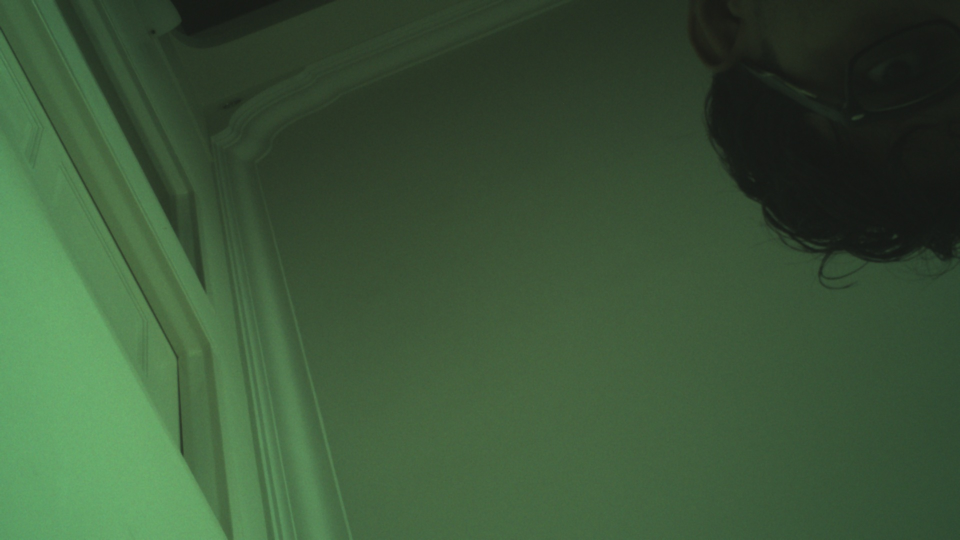
#> input picture capture3/mycam.jpg, 1920 x 1080 px, given in place of pi_2.avi, which was not available (shown at 1/2 size)
$ python image_processor.py
#> lines starting #> are read from the running program, lines starting #| are printed output that depends on the picture; pictures that were not available may be replaced by others from this repository, and a replacement may not be noted
"""
module to process raw images
"""
import numpy as np
import cv2
import sys
import matplotlib.pyplot as plt
# import rawpy
import imageio


def remap(v, min, max):
    return (v - min) * 255.0 / (max - min)


def cs_get_rgb(r, g, b, min, max):
    r = remap(r, min, max)
    g = remap(g, min, max)
    b = remap(b, min, max)
    return r, g, b


def contrast_stretch(img):
    min = np.min(img)
    max = np.max(img)
    rows, cols, _ = img.shape
    for row, col in np.ndindex((rows, cols)):
        r, g, b = img[row][col]
        img[row, col] = cs_get_rgb(r, g, b, min, max)
    return img


def adjust_gamma(image, gamma=1.0):
    # build a lookup table mapping the pixel values [0, 255] to
    # their adjusted gamma values
    invGamma = 1.0 / gamma
    table = np.array([((i / 255.0) ** invGamma) * 255
                      for i in np.arange(0, 256)]).astype("uint8")
    # apply gamma correction using the lookup table
    return cv2.LUT(image, table)


def white_balance(img, amp=1.1):
    result = cv2.cvtColor(img, cv2.COLOR_BGR2LAB)
    avg_a = np.average(result[:, :, 1])
    avg_b = np.average(result[:, :, 2])
    result[:, :, 1] = result[:, :, 1] - ((avg_a - 128) * (result[:, :, 0] / 255.0) * amp)
    result[:, :, 2] = result[:, :, 2] - ((avg_b - 128) * (result[:, :, 0] / 255.0) * amp)
    result = cv2.cvtColor(result, cv2.COLOR_LAB2BGR)
    return result


def adjust_contrast_brightness(img, contrast=1.8, brightness=20):
    img = cv2.convertScaleAbs(img, alpha=contrast, beta=brightness)
    return img


def adjust_blacklevel(image, gamma=1.2):
    invGamma = 1.0 / gamma
    table = np.array([((i / 255.0) ** invGamma) * 255 for i in np.arange(0, 256)]).astype("uint8")
    return cv2.LUT(image, table)


def vithurson(frame, gamma):
    inBlack = np.array([10, 10, 10], dtype=np.float32)
    inWhite = np.array([190, 255, 190], dtype=np.float32)
    inGamma = np.array([gamma, gamma, gamma], dtype=np.float32)
    outBlack = np.array([0, 0, 0], dtype=np.float32)
    outWhite = np.array([500, 500, 500], dtype=np.float32)
    # Display the resulting frame
    img = np.clip((frame - inBlack) / (inWhite - inBlack), 0, 255)
    img = (img ** (1 / inGamma)) * (outWhite - outBlack) + outBlack
    img = np.clip(img, 0, 255).astype(np.uint8)
    (height, width, _) = img.shape
    scale = int(1080 / height)
    #        img=cv2.medianBlur(img,5)
    # img = cv2.fastNlMeansDenoisingColored(img, None, 7, 7, 5, 21)
    return img


if __name__ == "__main__":
    video_file_path = "data/episode_2/pi_2.avi"

    video = cv2.VideoCapture(video_file_path)
    assert video is not None

    ret, frame = video.read()
#> frame is the input picture: shape (1080, 1920, 3); mean B, G, R 56.5, 85.7, 59
    while (ret):
        print()
        if not ret:
            print("can't read video, exiting!!\n")
            sys.exit(-1)

        frame = cv2.rotate(frame, cv2.ROTATE_180)
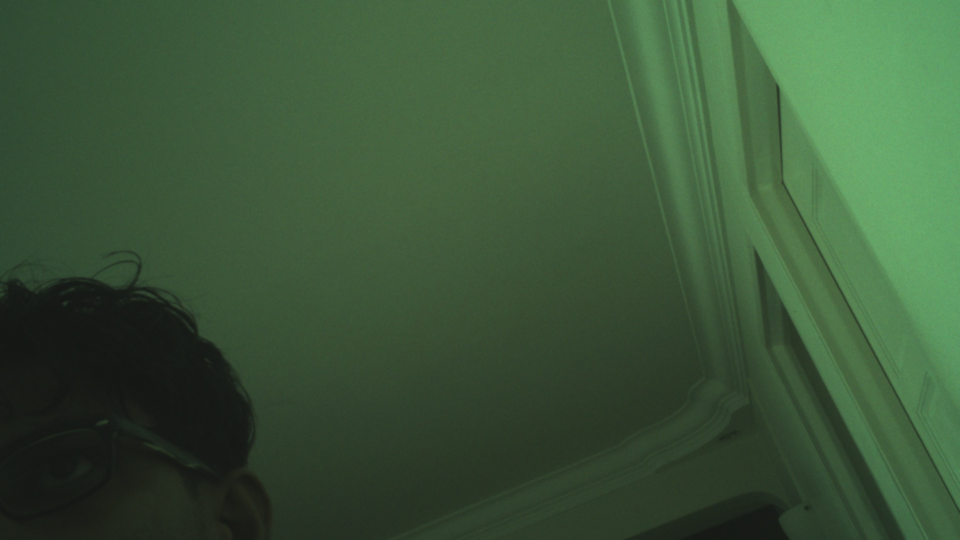
#> frame: shape (1080, 1920, 3) (shown at 1/2 size); mean B, G, R 56.5, 85.7, 59
        cv2.imshow("Original", frame)

        # process image
        img = frame

        cv2.imshow("vithurson", vithurson(img, 1.1))
#> in vithurson, `img = np.clip((frame - inBlack) / (inWhite - inBlack), 0, 255)`:
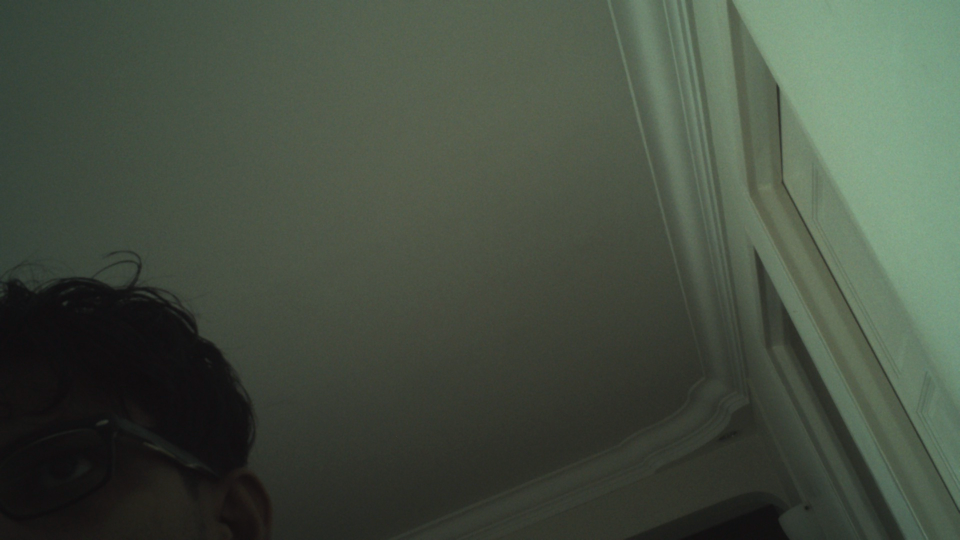
#> img: shape (1080, 1920, 3) float32 (shown at 1/2 size); mean B, G, R 0.258, 0.309, 0.272
#> in vithurson, `img = (img ** (1 / inGamma)) * (outWhite - outBlack) + outBlack`:
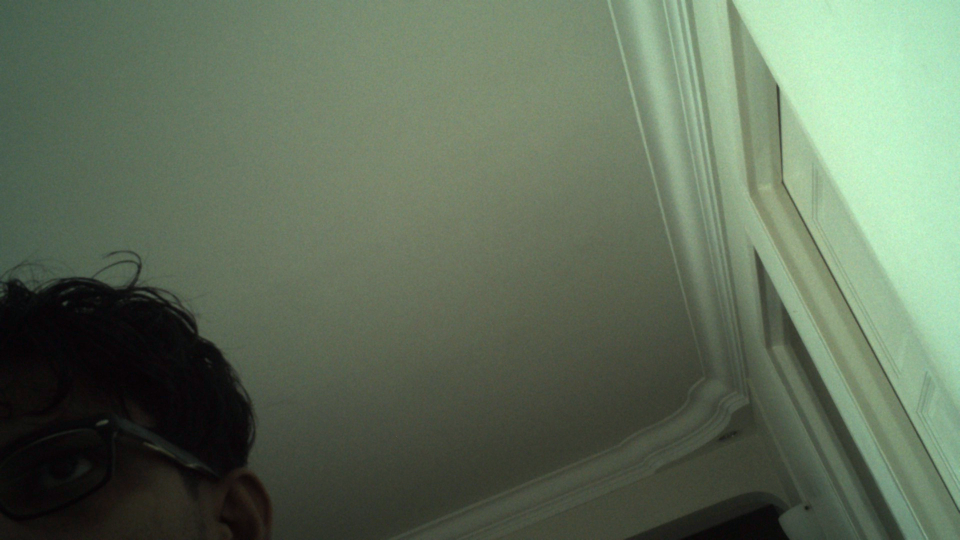
#> img: shape (1080, 1920, 3) float32 (shown at 1/2 size); mean B, G, R 144.9, 169.7, 152; drawn with min black and max white
#> in vithurson, `img = np.clip(img, 0, 255).astype(np.uint8)`:
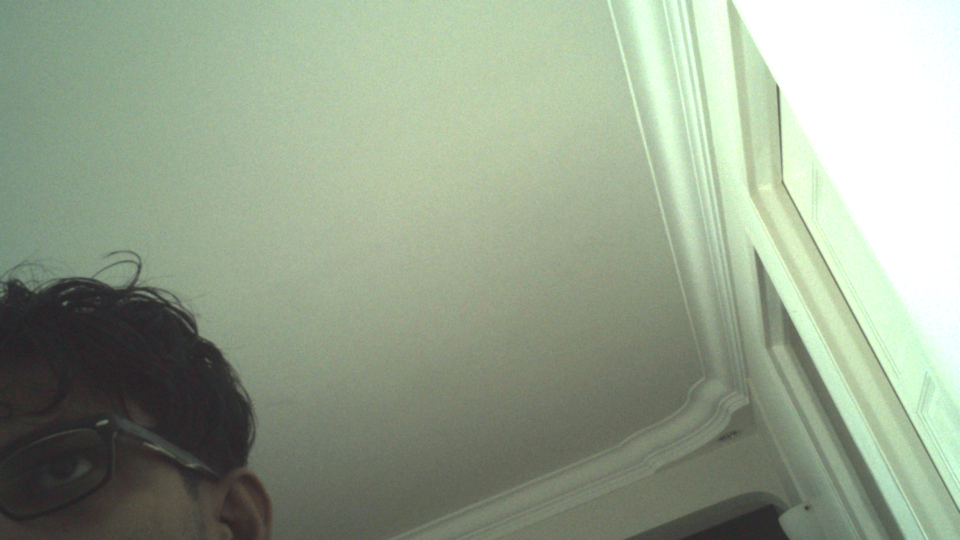
#> img: shape (1080, 1920, 3) (shown at 1/2 size); mean B, G, R 142.4, 163, 150.5

        gamma = 1.1
        inBlack = np.array([10, 10, 10], dtype=np.float32)
        inWhite = np.array([190, 255, 190], dtype=np.float32)
        inGamma = np.array([gamma, gamma, gamma], dtype=np.float32)
        outBlack = np.array([0, 0, 0], dtype=np.float32)
        outWhite = np.array([500, 500, 500], dtype=np.float32)
        img = np.clip((frame - inBlack) / (inWhite - inBlack), 0, 255)
        img = (img ** (1 / inGamma)) * (outWhite - outBlack) + outBlack
        img = np.clip(img, 0, 255).astype(np.uint8)
        img = cv2.fastNlMeansDenoisingColored(img, None, 5, hColor=5, templateWindowSize=5, searchWindowSize=7)

        # [16 lines of commented-out code are left out]
        cv2.imshow("Blur", img)

        # img = cv2.fastNlMeansDenoisingColored(img, None, 7, 7, 2, 10)
        # cv2.imshow("Denoised", img)

        cv2.waitKey(100)
        ret, frame = video.read()
